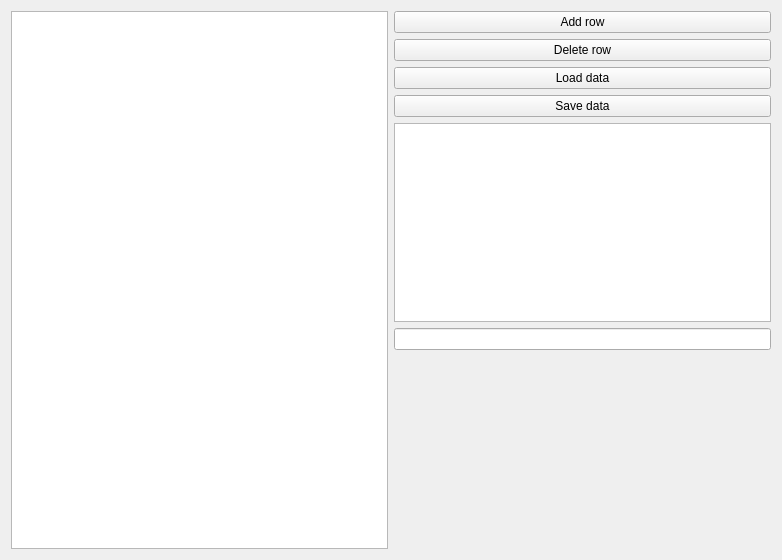
<?xml version="1.0" encoding="UTF-8"?>
<ui version="4.0">
 <class>Form</class>
 <widget class="QWidget" name="Form">
  <property name="geometry">
   <rect>
    <x>0</x>
    <y>0</y>
    <width>782</width>
    <height>560</height>
   </rect>
  </property>
  <property name="windowTitle">
   <string>Form</string>
  </property>
  <layout class="QGridLayout" name="gridLayout_5">
   <item row="0" column="0">
    <widget class="QTableView" name="model"/>
   </item>
   <item row="0" column="1">
    <layout class="QGridLayout" name="gridLayout_4">
     <item row="0" column="0">
      <layout class="QGridLayout" name="gridLayout_2">
       <item row="0" column="0">
        <widget class="QPushButton" name="addRowButton">
         <property name="text">
          <string>Add row</string>
         </property>
        </widget>
       </item>
       <item row="1" column="0">
        <widget class="QPushButton" name="deleteButton">
         <property name="font">
          <font>
           <italic>false</italic>
           <bold>false</bold>
           <underline>false</underline>
          </font>
         </property>
         <property name="text">
          <string>Delete row</string>
         </property>
        </widget>
       </item>
       <item row="2" column="0">
        <widget class="QPushButton" name="loadDataButton">
         <property name="text">
          <string>Load data</string>
         </property>
        </widget>
       </item>
       <item row="3" column="0">
        <widget class="QPushButton" name="saveDataButton">
         <property name="text">
          <string>Save data</string>
         </property>
        </widget>
       </item>
       <item row="4" column="0">
        <layout class="QGridLayout" name="gridLayout"/>
       </item>
      </layout>
     </item>
     <item row="1" column="0">
      <layout class="QGridLayout" name="gridLayout_3">
       <item row="0" column="0">
        <widget class="QTableView" name="details"/>
       </item>
       <item row="1" column="0">
        <widget class="QLineEdit" name="lineEdit"/>
       </item>
       <item row="2" column="0">
        <spacer name="verticalSpacer">
         <property name="orientation">
          <enum>Qt::Vertical</enum>
         </property>
         <property name="sizeHint" stdset="0">
          <size>
           <width>20</width>
           <height>40</height>
          </size>
         </property>
        </spacer>
       </item>
      </layout>
     </item>
    </layout>
   </item>
  </layout>
 </widget>
 <resources/>
 <connections/>
</ui>
